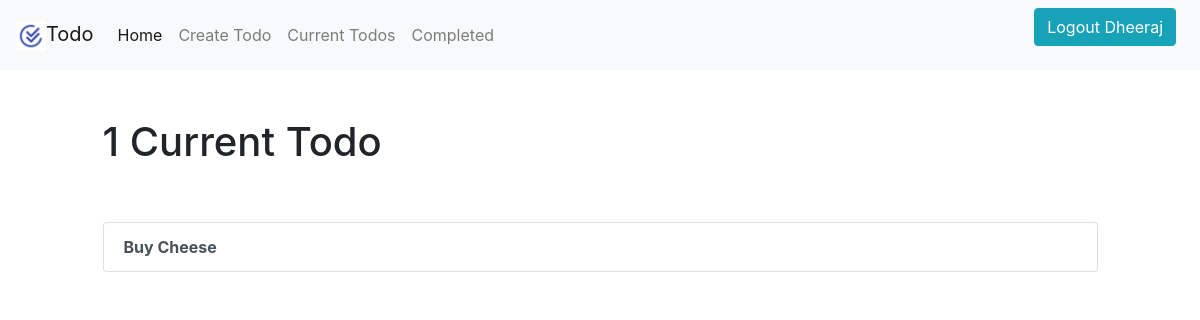
Page /current/ (signed in) on the earlier database version.
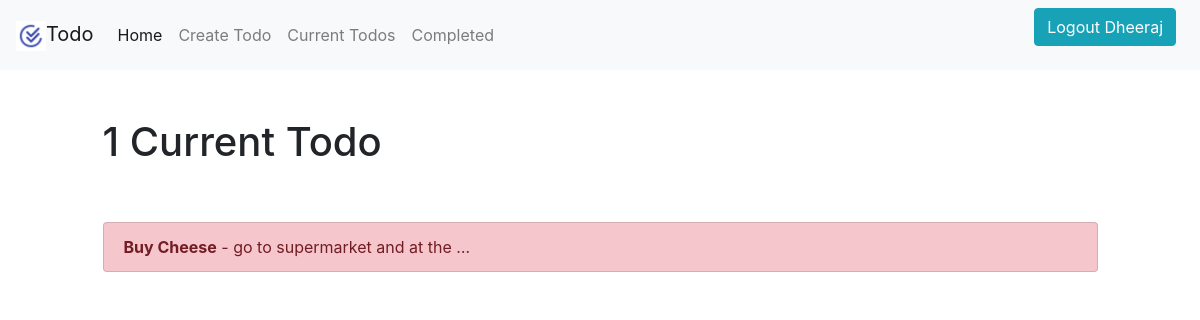
Same page on the later database version.
### todo/models.py (models this page shows, shortened)
class Todo(models.Model):
    title = models.CharField(max_length=100)
    memo = models.TextField(blank=True)
    created = models.DateTimeField(auto_now_add=True)
    datecompleted = models.DateTimeField(null=True, blank=True)
    important = models.BooleanField(default=False)
    user = models.ForeignKey(User ,on_delete=models.CASCADE)

### todo/views.py (the view)
# urls.py: path('current/', views.currenttodos , name="currenttodos"),
@login_required
def currenttodos(request):
    todos = Todo.objects.filter(user = request.user , datecompleted__isnull = True)
    return render(request,'todo/currenttodos.html' , {'todos' : todos})

### todo/templates/todo/currenttodos.html
{% extends "todo/base.html" %}
{% block content %}
    <div class="row justify-content-center mt-5">
        <div class="col-md-10">
            {% if todos %}
                 <h1>{{ todos.count }} Current Todo{{ todos.count|pluralize }}</h1>
            {% else %}
                           <h1>Current Todos</h1>
            {% endif %}
        </div>
    </div>
    <div class="row justify-content-center mt-5">
        <div class="col-md-10">
        {% if todos %}
            <div class="list-group">
                {% for todo in todos %}
                    <a href="{% url 'tododesc' todo.id %}" class="list-group-item list-group-item-action{% if todo.important %} list-group-item-danger{% endif %}"><b>{{ todo.title }}</b>{% if todo.memo %} - {{ todo.memo|truncatechars:30 }}{% endif %}</a>
                {% endfor %}
            </div>
        {% else %}
            <div class="text-center">
                <h2>Looks like you don't have any todos! Nice work.</h2>
            <br>
            <a role="button" class="btn btn-primary" href="{% url 'createtodos' %}">New Todo</a>
            </div>
        {% endif %}
        </div>
    </div>
{% endblock %}

Differences in the rows shown:
changed Todo "Buy Cheese": important False → True (drawn); memo (not shown) → "go to supermarket and at the …"
